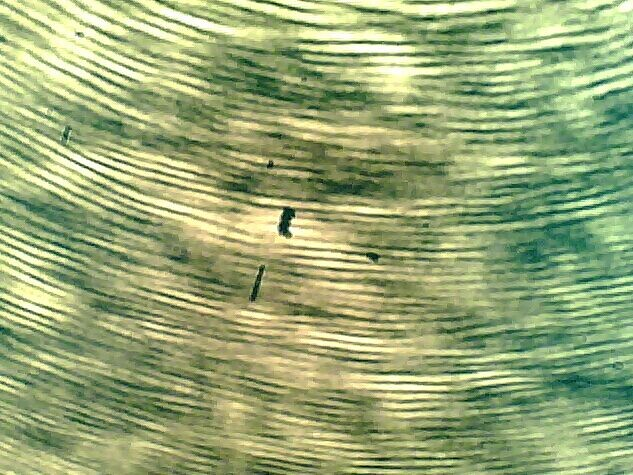
#> input picture toolkit/strip_test/strips_0.jpg, 633 x 475 px
$ python -i haha.py   (imports and definitions only)
#> lines starting #> are read from the running program, lines starting #| are printed output that depends on the picture; after the words box and inside, x2 and y2 are one past the last pixel; in counts of white or black regions, pixels touching at a corner belong together
#!/usr/bin/env python

__author__ = 'E-Neo <e-neo@qq.com>, LingyuanJi <jly@mail.ustc.edu.cn>, lizitian <lizitian@mail.ustc.edu.cn>'

import numpy as np
import networkx as nx
from PIL import Image
from PIL import ImageFilter
from PIL import ImageOps
from PIL import ImageMath
from cStringIO import StringIO

DIF_PRECISION=1e-13
SOLVE_PRECISION=1e-13

def lut(threshold):
    """Generate the lookup table for binarize.

    Parameters
    ----------
    threshold : int
        threshold

    Returns
    -------
    points : list
        A list seems like: [0, 0, ..., 255, 255, ..., 255]
    """
    points = [0 if i <= threshold else 255 for i in range(256)]
    return points

def denoise(pix):
    """Kernel filter.

    Parameters
    ----------
    pix : list
        pix map

    Returns
    -------
    pix_new : list
        pix_new map
    """
    pix_new = pix.copy()
    height = len(pix)
    width = len(pix[0])
    for i in range(1, height-1):
        for j in range(1, width-1):
            if pix[i, j] == 0:
                ans = \
                int(pix[i-1, j-1])+\
                int(pix[i-1, j])+\
                int(pix[i-1, j+1])+\
                int(pix[i, j-1])+\
                int(pix[i, j+1])+\
                int(pix[i+1, j-1])+\
                int(pix[i+1, j])+\
                int(pix[i+1, j+1])
                if ans >= 4*255:
                    #print "Modefied!(%s,%s)ans=%s"%(i,j,ans)
                    pix_new[i, j] = np.uint8(255)
    return pix_new

def strip_processing(path, blur_radius=2, iter_steps=1, binarize_threshold=120):
    """Strip precessing function.

    Parameters
    ----------
    path : string
        path of the image
    blur_radius : int
        radius of gaussian blur
    iter_steps : int
        execution times of denoise
    binarize_threshold : 100
        used as function lut's input

    Returns
    -------
    answer : image
        the processed image.
    """
#> called with path = 'strip_test/strips_0.jpg', blur_radius = 2, iter_steps = 1, binarize_threshold = 120
    gray = ImageOps.invert(ImageOps.grayscale(Image.open(path)))
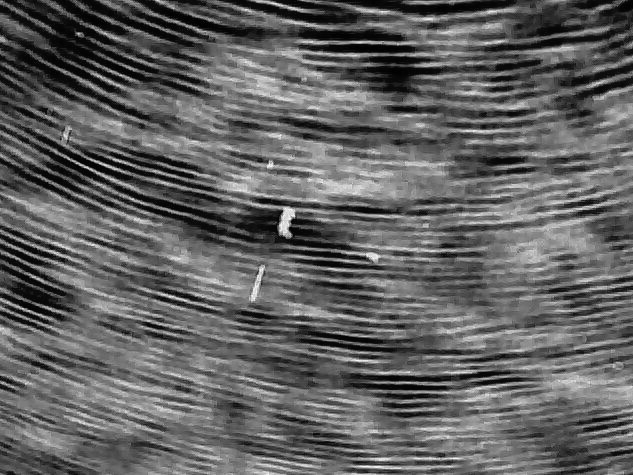
#> gray: PIL image 633x475 L; min 0, max 251, mean 97.2
    gray_blur = gray.filter(ImageFilter.GaussianBlur(blur_radius))
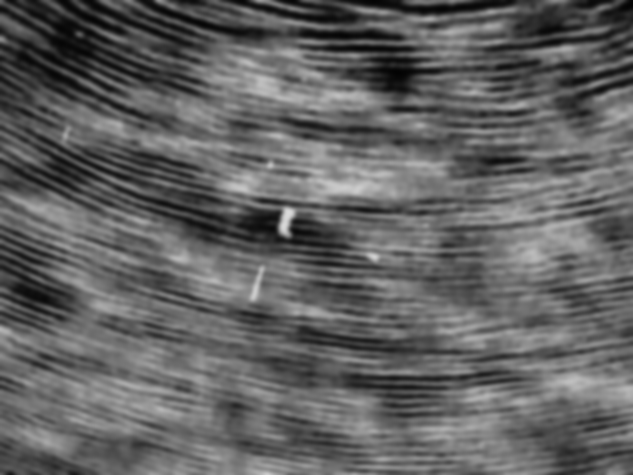
#> gray_blur: PIL image 633x475 L; min 3, max 218, mean 97.2
    high_freq = ImageMath.eval("25*(a-b)", a=gray, b=gray_blur).convert("L")
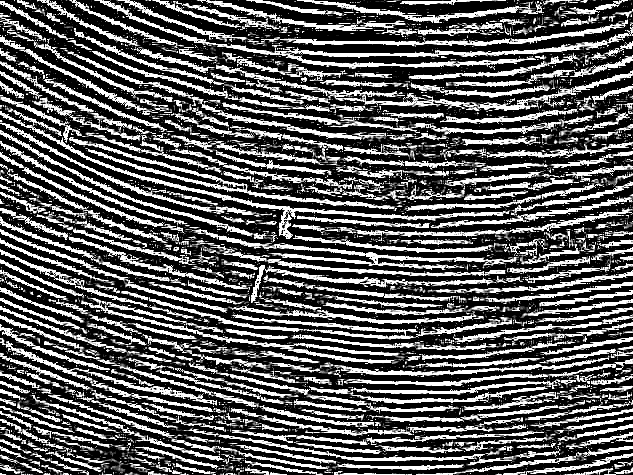
#> high_freq: PIL image 633x475 L; min 0, max 255, mean 90.1

    binarized = ImageOps.invert(high_freq.point(lut(binarize_threshold))).convert("1")
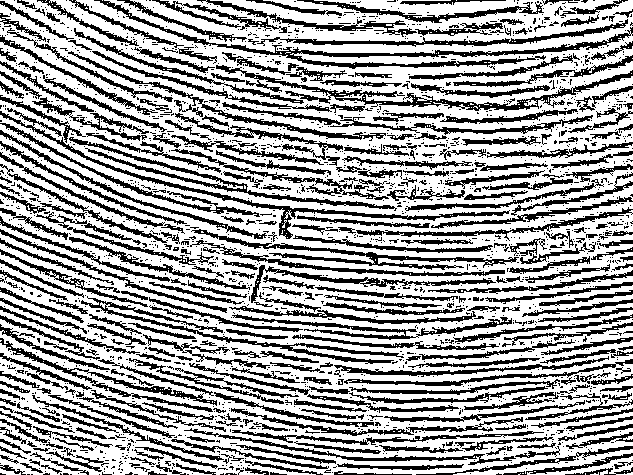
#> binarized: PIL image 633x475 1; 63.9% white; 2007 black regions (1645 under 20 px), largest, box (x1, y1, x2, y2) and area: (94, 0, 633, 69) 3081, (216, 65, 633, 111) 2492, (0, 108, 510, 239) 2260
    binarized_data = binarized.load()
    #binarized.show()

    height = binarized.size[1]
#> height = 475
    width = binarized.size[0]
#> width = 633

    pix = np.array([[np.uint8(binarized_data[j, i]) for j in range(width)] for i in range(height)])

    for i in range(iter_steps):
        pix = denoise(pix)
#> this loop made 1 pass
#> (height in denoise, width in denoise) on pass 1: (475, 633)
#> pass 1, in strip_processing, `pix = denoise(pix)`:
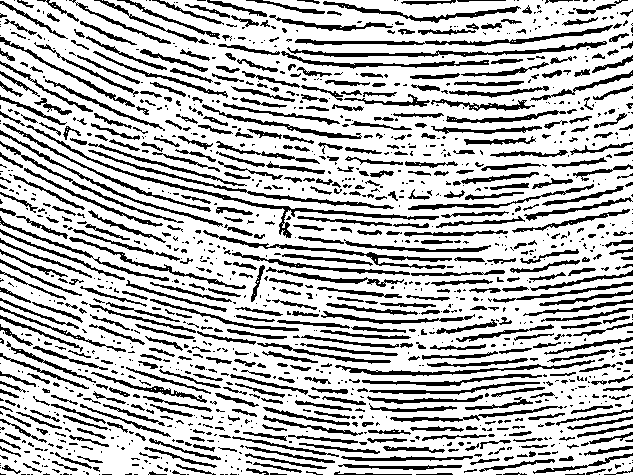
#> pix: shape (475, 633); 73.2% white; 1311 black regions (765 under 20 px), largest, box (x1, y1, x2, y2) and area: (26, 125, 439, 238) 1478, (295, 25, 613, 46) 1110, (287, 41, 607, 57) 1103

    answer = Image.fromarray(pix)
    #answer.show()
    #answer.save("test.bmp")
    return answer


# [149 lines left out: functions t_mid, fix_to_pix, pix_sequence, get_stripes, count_stripes, array2graph and 2 more, not called in this run]

"""
def jacobi(func, x):
    dim=len(x)
    x_test=[np.array([DIF_PRECISION if j==i else 0 for j in range(dim)])for i in range(dim)]
    ans=np.array([[(func(x+x_test[j])[i]-func(x)[i])/DIF_PRECISION for j in range(dim)] for i in range(dim)])
    return ans


def fsolve(func, init):
    cur_x=init
    delta_x=np.linalg.solve(jacobi(func, cur_x), -func(cur_x))
    while max(delta_x)>=SOLVE_PRECISION:
        cur_x=cur_x+delta_x
        delta_x=np.linalg.solve(jacobi(func, cur_x), -func(cur_x))
    return cur_x
"""

def calculate_begin_rank(delta_n, delta_r, alpha):
    return (((alpha * delta_n / delta_r)-(delta_r / alpha))**2)/4


# [25 lines left out: functions all_in_one, step1, step2, not called in this run]

>>> result = strip_processing('strip_test/strips_0.jpg')

$ run again, on toolkit/strip_test/strips_2.jpg
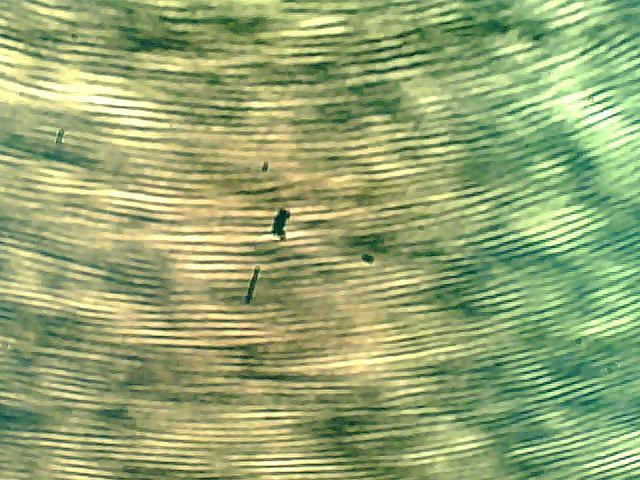
#> input picture toolkit/strip_test/strips_2.jpg, 640 x 480 px
#> in strip_processing, `binarized = ImageOps.invert(high_freq.point(lut(binarize_threshold)))...`:
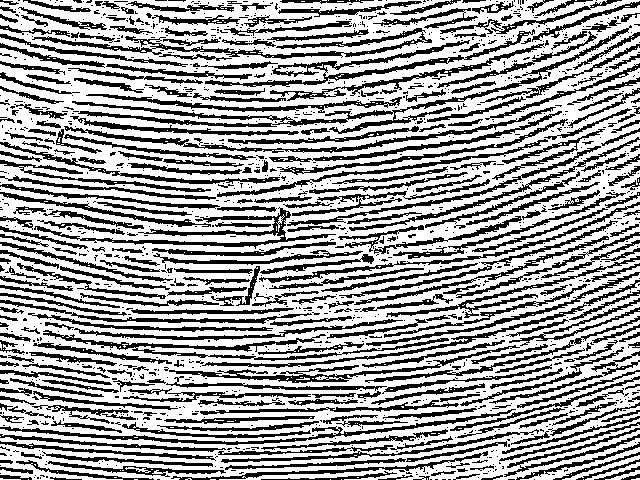
#> binarized: PIL image 640x480 1; 63.4% white; 1385 black regions (1040 under 20 px), largest, box (x1, y1, x2, y2) and area: (72, 25, 632, 134) 3283, (205, 29, 535, 87) 2188, (32, 28, 432, 59) 2121
#> the loop in strip_processing, `for i in range(iter_steps):` made 1 pass
#> (height in denoise, width in denoise) on pass 1: (480, 640)
#> pass 1, in strip_processing, `pix = denoise(pix)`:
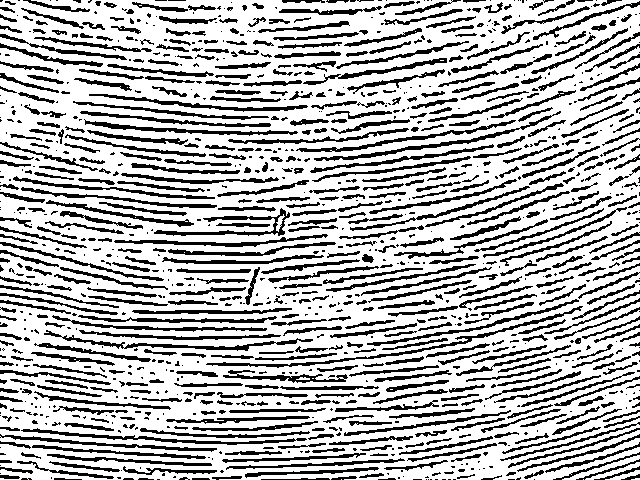
#> pix: shape (480, 640); 71% white; 1108 black regions (532 under 20 px), largest, box (x1, y1, x2, y2) and area: (206, 306, 583, 368) 1095, (44, 330, 313, 351) 859, (314, 111, 561, 161) 837
